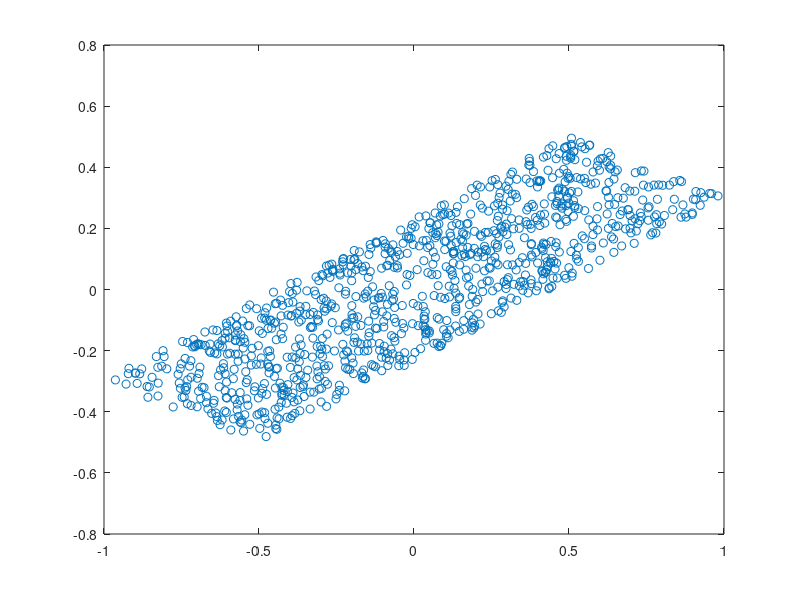

Write MATLAB code to recreate this figure.
X = rand(1, 1000) - 0.5 ;
Y = rand(1, 1000) - 0.5 ;
A = 1.5 * X - 0.5 * Y ;
B = 0.8 * X + 0.2 * Y ;
plot(A, B, 'o')
R = corrcoef(A, B)